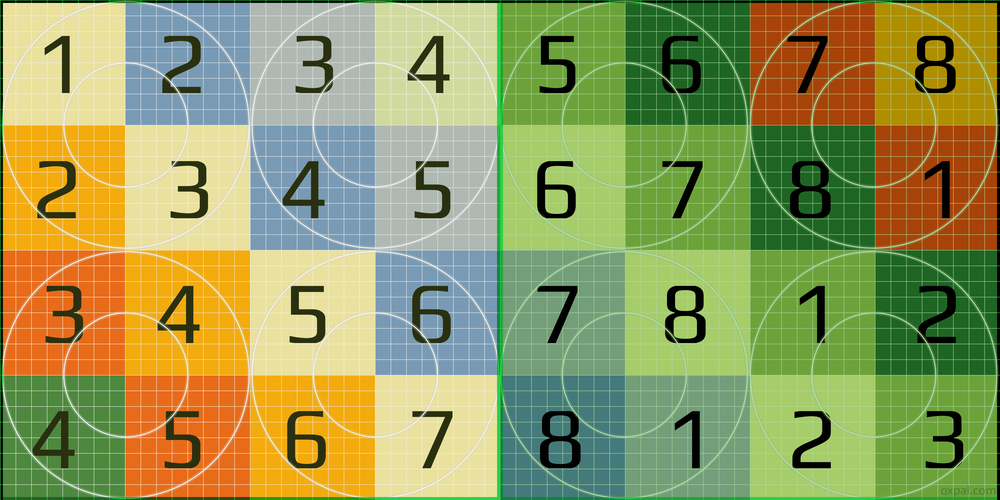
#> input picture game art/uv_test.png, 1000 x 500 px, shrunk from 4096 x 2048 before the run
$ python 'color shift.py' uv_test.png
#> lines starting #> are read from the running program, lines starting #| are printed output that depends on the picture

import sys
from PIL import Image
import numpy as np

source = Image.open(sys.argv[-1])
#> source is the input picture: PIL image 1000x500 RGB; mean R, G, B 148.7, 155.6, 92.5
target = np.array(source)
target[target > 230] = 255
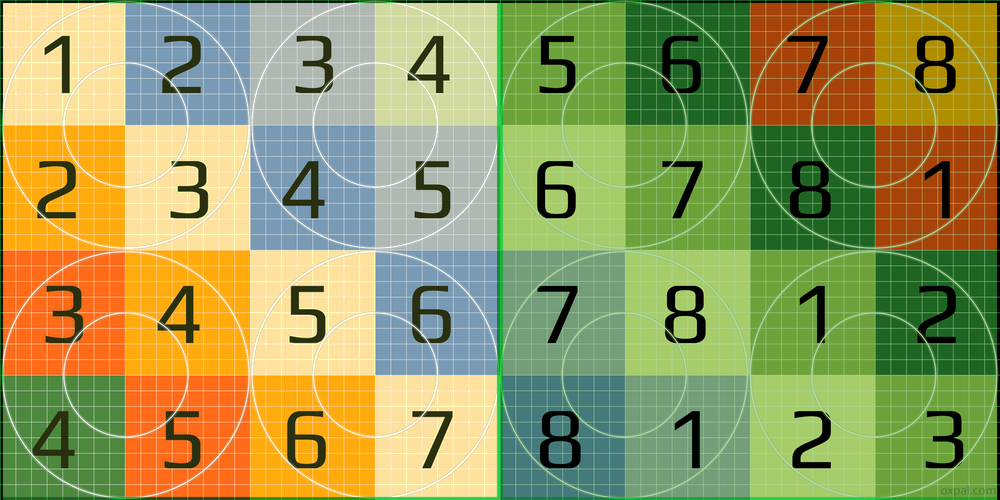
#> target: shape (500, 1000, 3); mean R, G, B 153.2, 155.9, 92.6
target = Image.fromarray(target)
target.save('corrected.png', 'PNG')
